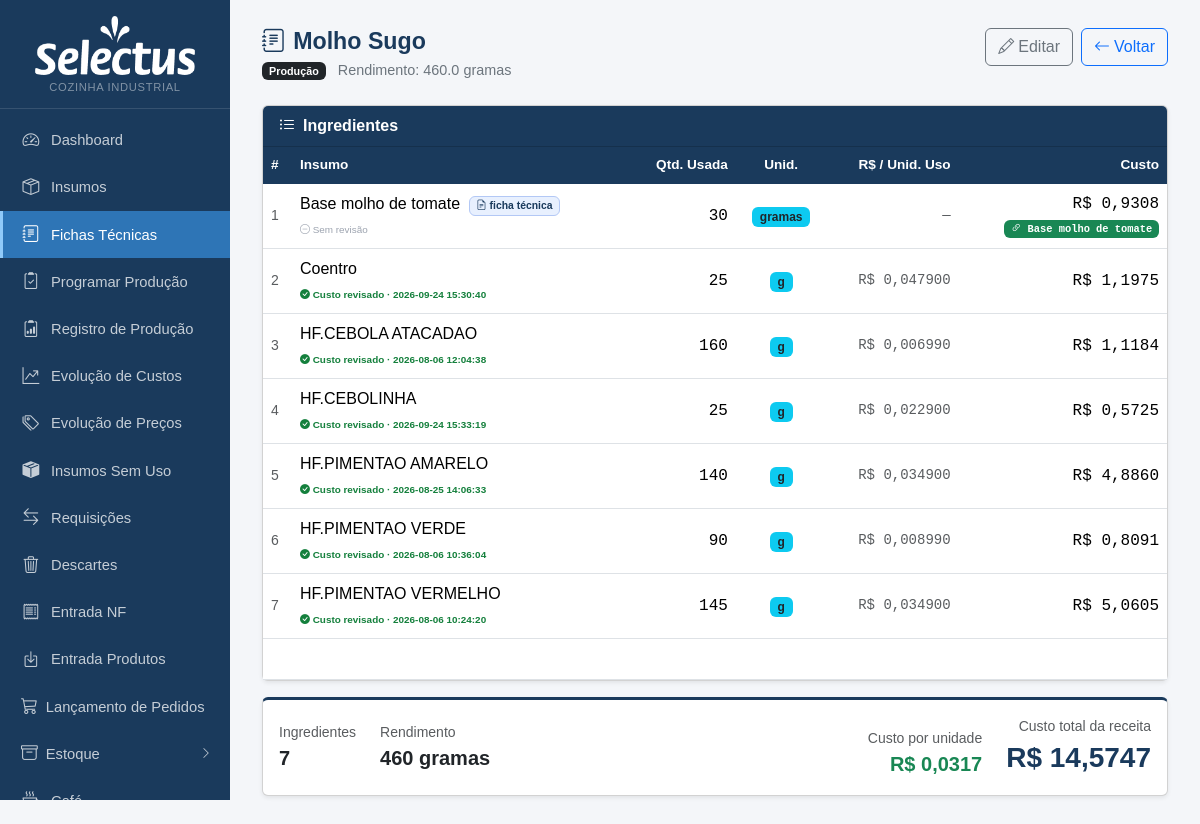
The page /fichas/77 on the database as committed earlier.
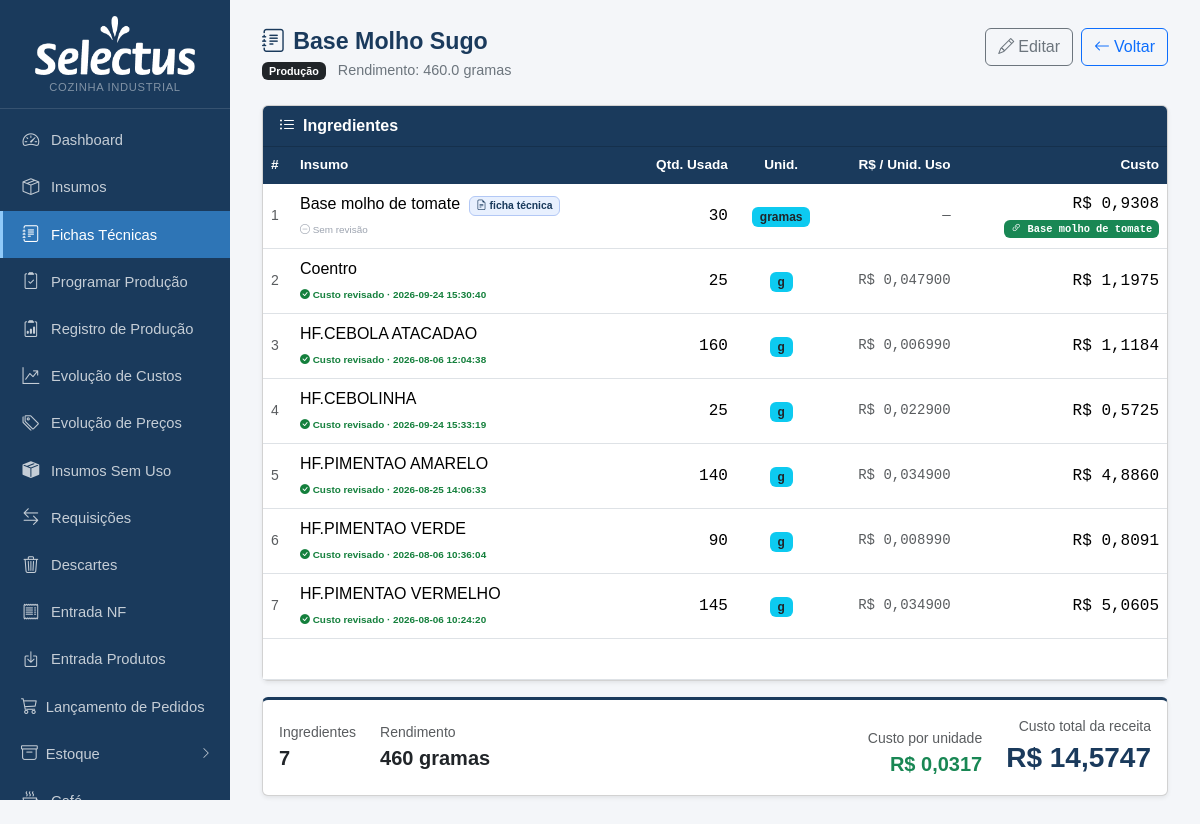
The same page on the database as committed later.
### tables this page shows
CREATE TABLE produtos (
            id INTEGER PRIMARY KEY AUTOINCREMENT,
            nome TEXT NOT NULL,
            descricao TEXT,
            rendimento REAL DEFAULT 1,
            unidade_rendimento TEXT DEFAULT 'un'
        , categoria TEXT, valor_referencia REAL, status_revisao TEXT DEFAULT 'nao_revisada', status_revisao_custo TEXT DEFAULT 'nao_revisado', data_revisao TEXT, data_revisao_custo TEXT, ativo INTEGER NOT NULL DEFAULT 1, observacao TEXT);

### app.py (the view)
@app.route('/fichas/<int:id>')
def ficha_ver(id):
    db = get_db()
    prod = db.execute('SELECT * FROM produtos WHERE id=?', (id,)).fetchone()
    if not prod:
        db.close(); return redirect(url_for('fichas_lista'))
    items = db.execute('''
        SELECT ft.id ft_id, ft.quantidade, i.id ins_id, i.nome ins_nome,
               i.unidade_uso, i.preco_compra, i.fator_conversao,
               i.produto_vinculado_id, p2.nome as nome_vinc, p2.rendimento as rend_vinc,
               i.status_revisao_custo, i.data_revisao_custo,
               COALESCE(ft.aproveitamento, 100) AS aproveitamento
        FROM ficha_tecnica ft
        JOIN insumos i ON i.id=ft.insumo_id
        LEFT JOIN produtos p2 ON p2.id = i.produto_vinculado_id
        WHERE ft.produto_id=? ORDER BY i.nome''', (id,)).fetchall()
    db.close()
    total, incompleto = 0.0, False
    itens = []
    for it in items:
        c = None
        origem = 'preco'
        aprov = (it['aproveitamento'] or 100) / 100
        qtd_compra = it['quantidade'] / aprov
        if it['produto_vinculado_id']:
            sub, sub_ok = custo_produto(it['produto_vinculado_id'])
            if sub_ok:
                rend = it['rend_vinc'] or 1
                c = qtd_compra * (sub / rend) / it['fator_conversao']
                total += c
                origem = 'ficha'
            else:
                incompleto = True
        elif it['preco_compra'] is not None:
            c = qtd_compra * it['preco_compra'] / it['fator_conversao']
            total += c
        else:
            incompleto = True
        itens.append({**dict(it), 'custo': c, 'origem': origem, 'qtd_compra': qtd_compra})
    cat_map = {nome: cls for nome, cls in CATEGORIAS}
    return render_template('ficha_ver.html', prod=prod, itens=itens, total=total, incompleto=incompleto, cat_map=cat_map)

### app.py (called while the page is built)
def _to_br(value, decimals):
    if value is None:
        return '—'
    s = f'{float(value):,.{decimals}f}'
    return s.replace(',', 'X').replace('.', ',').replace('X', '.')

@app.template_filter('brl')
def brl_filter(value, decimals=2):
    return 'R$ ' + _to_br(value, decimals)

def get_db():
    c = sqlite3.connect(DB)
    c.row_factory = sqlite3.Row
    c.execute("PRAGMA foreign_keys = ON")
    return c

def count_alertas():
    try:
        db = get_db()
        n = db.execute('''SELECT COUNT(*) FROM insumos
                          WHERE estoque_minimo > 0 AND COALESCE(estoque_atual,0) < estoque_minimo''').fetchone()[0]
        db.close()
        return n
    except:
        return 0

@app.context_processor
def inject_alertas():
    try:
        db = get_db()
        n_ped = db.execute("SELECT COUNT(*) FROM pedidos WHERE status='aberto'").fetchone()[0]
        db.close()
    except Exception:
        n_ped = 0
    return dict(n_alertas=count_alertas(), n_pedidos_abertos=n_ped)

### templates/ficha_ver.html (shortened to what the changed rows need)
{% extends "base.html" %}
{% block content %}
<div class="page-header d-flex justify-content-between align-items-start">
  <div>
    <h1><i class="bi bi-journal-text me-2"></i>{{ prod.nome }}</h1>
    <p>
      {% if prod.categoria %}
      <span class="badge {{ cat_map.get(prod.categoria, 'bg-secondary') }} me-2">{{ prod.categoria }}</span>
      {% endif %}
      {{ prod.descricao or '' }}{% if prod.descricao %} · {% endif %}Rendimento: {{ prod.rendimento }} {{ prod.unidade_rendimento }}
    </p>
  </div>
</div>
<div class="card shadow-sm">
  <div class="card-body p-0">
    <table class="table table-hover mb-0">
      <thead>
        <tr>
          <th>#</th>
          <th>Insumo</th>
          <th class="text-end">Qtd. Usada</th>
          <th class="text-center">Unid.</th>
          <th class="text-end">R$ / Unid. Uso</th>
          <th class="text-end">Custo</th>
        </tr>
      </thead>
    </table>
  </div>
</div>
<div class="card shadow-sm mt-3" style="border-top: 3px solid #1a3a5c">
  <div class="card-body py-3">
    <div class="d-flex flex-wrap justify-content-between align-items-center gap-3">
      <div class="d-flex gap-4">
        <div>
          <div class="text-muted small">Rendimento</div>
          <strong class="fs-5">{{ prod.rendimento|int if prod.rendimento == prod.rendimento|int else prod.rendimento|num_br(2) }} {{ prod.unidade_rendimento }}</strong>
        </div>
      </div>
      <div class="d-flex gap-4 align-items-end">
        {% if not incompleto and prod.rendimento and prod.rendimento > 1 %}
        <div class="text-end">
          <div class="text-muted small">Custo por unidade</div>
          <strong class="fs-5" style="color:#198754">{{ (total / prod.rendimento)|brl(4) }}</strong>
        </div>
        {% endif %}
      </div>
    </div>
  </div>
</div>
{% endblock %}

Rows that differ between the two databases and show on the page:
changed produtos "gramas": nome "Molho Sugo" → "Base Molho Sugo"
